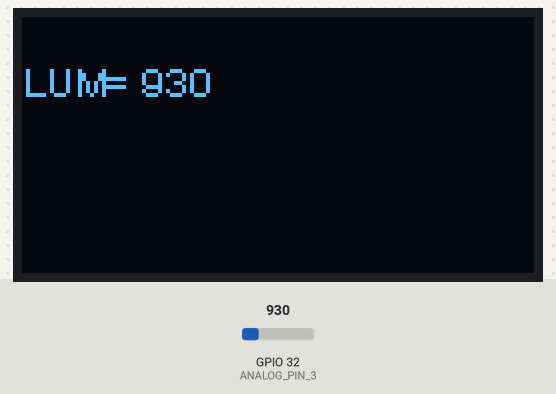
The sketch below on a simulated ESP32. Parts: 128×64 one-colour display. Inputs (shaded band) come from the test bench; at power-on: GPIO 32 (ANALOG_PIN_3) = 930. What the sketch prints to the serial monitor is not drawn.

Above: at 2.2 s.
2.3 s: GPIO 32 (ANALOG_PIN_3) set to 1004
At 3.7 s:
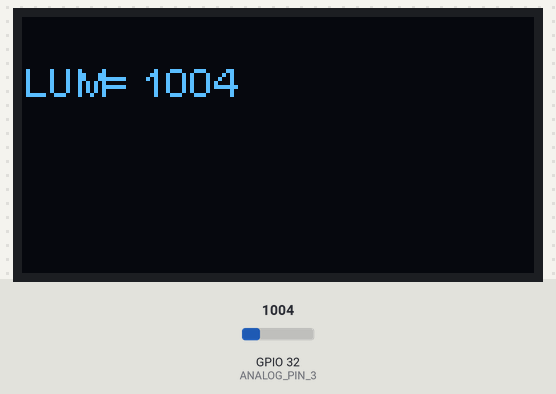
4.0 s: GPIO 32 (ANALOG_PIN_3) set to 1069
At 5.3 s:
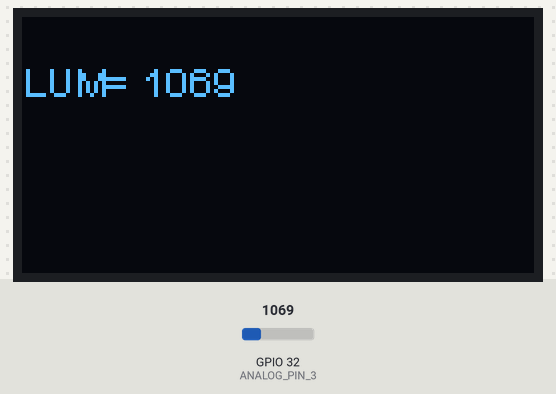
5.6 s: GPIO 32 (ANALOG_PIN_3) set to 1162
At 6.9 s:
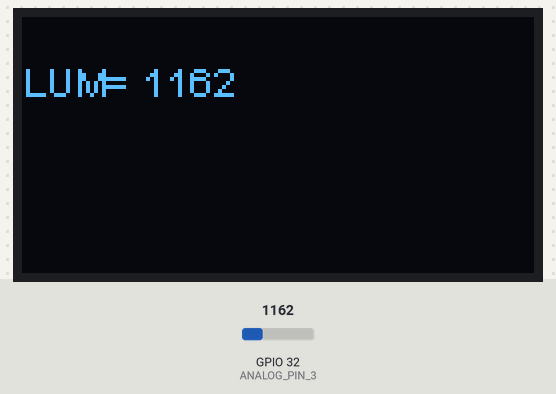
Timing chart, 0 to 8.6 s (numbered marks = the images above; inputs shaded):
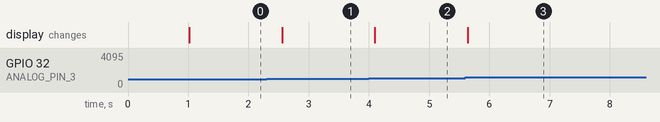

The sketch:

JARM_ESP32_-_AnalogReadSerial-LUX.ino
```cpp
/// inicio display
#include <Wire.h>
#include "SSD1306.h"
SSD1306  display(0x3c, 21, 22);


//Analog Input
//#define ANALOG_PIN_0 4 // POT1 BEESP MF
//int analog_value = 0;


//#define ANALOG_PIN_1 25 // POT2 BEESP MF
//int analog_value1 = 0;

//// temp36
//#define ANALOG_PIN_2 15 // POT2 BEESP MF
//int tmp36 = 0;

// ldr
#define ANALOG_PIN_3 32 // LDR JARM ESP32
int ldr = 0;

/*
// PMW LED  1
#define LED_PIN 2  //GPIO 5 LED WROOMBEE

int freq = 5000;
int ledChannel = 0;
int resolution = 8;
int dutyCycle = 0;

//// PMW LED   2
//#define LED_PIN2 19  //LED6 - led assoc  BEESP MF

int freq2 = 5000;
int ledChannel2 = 0;
int resolution2 = 8;
int dutyCycle2 = 0;

//para o temp
int freq3 = 5000;
int ledChannel3 = 0;
int resolution3 = 8;
int dutyCycle3 = 0; */


//para o ldr
int freq4 = 5000;
int ledChannel4 = 0;
int resolution4 = 8;
int dutyCycle4 = 0;


void setup()
{


  Serial.begin(115200);
  delay(1000); // give me time to bring up serial monitor
  Serial.println("BEESP-MF + WROOMBEE -  Analog IN/OUT Test");


/*
   //POT 1
  ledcSetup(ledChannel, freq, resolution);
  ledcAttachPin(LED_PIN, ledChannel);
  ledcWrite(ledChannel, dutyCycle);

  //POT 2
  ledcSetup(ledChannel2, freq2, resolution2);
  ledcAttachPin(LED_PIN2, ledChannel2);
  ledcWrite(ledChannel2, dutyCycle2);

  //temp
  ledcSetup(ledChannel3, freq3, resolution3);
 // ledcAttachPin(LED_PIN2, ledChannel2);
  ledcWrite(ledChannel3, dutyCycle2); */

   //ldr
  ledcSetup(ledChannel4, freq4, resolution4);
 // ledcAttachPin(LED_PIN2, ledChannel2);
  ledcWrite(ledChannel4, dutyCycle4);


  }

void loop()
{

  display.clear();

  /*
  //POT 1
  analog_value = analogRead(ANALOG_PIN_0);
  Serial.print("POT1=");
  Serial.println(analog_value);
  dutyCycle = map(analog_value, 0, 4095, 0, 255);
  ledcWrite(ledChannel, dutyCycle);
  //display.drawString(0,0, "POT1= " + analog_value);
  String pot1;
  pot1 = analog_value;
  display.drawString(0,0,"POT1= " + pot1);
  display.display();

   //POT 2
  analog_value1 = analogRead(ANALOG_PIN_1);
  Serial.print("POT2=");
  Serial.println(analog_value1);
  dutyCycle2 = map(analog_value1, 0, 4095, 0, 255);
  ledcWrite(ledChannel2, dutyCycle2);

  String pot2;
  pot2 = analog_value1;
  display.drawString(0,10,"POT2= " + pot2);
  display.display();

   //TMP36
  tmp36 = analogRead(ANALOG_PIN_2);
  Serial.print("temp=");
  Serial.println(tmp36);
  dutyCycle3 = map(tmp36, 0, 4095, 0, 255);
  ledcWrite(ledChannel3, dutyCycle3);

  String temp36D;
  float temperaturac;
  temperaturac = (float(analogRead(tmp36))*5/(4095))/0.01;

  temp36D = temperaturac;
  display.drawString(0,20,"TEMP= " + temp36D);
  display.display(); */


  //LDR
  ldr = analogRead(ANALOG_PIN_3);
  Serial.print("luminosidade=");
  Serial.println(ldr);
  dutyCycle4 = map(ldr, 0, 4095, 0, 255);
  ledcWrite(ledChannel4, dutyCycle4);

  String ldrD;
  ldrD =  ldr;
  display.drawString(0,10,"LUM= " + ldrD);
  display.display();


  delay(500);
}
```

Measured:
- after the input at 2.3 s, the display: changes after 0.26 s (image 1)
- after the input at 4.0 s, the display: changes after 0.10 s (image 2)
- after the input at 5.6 s, the display: changes at once (image 3)
